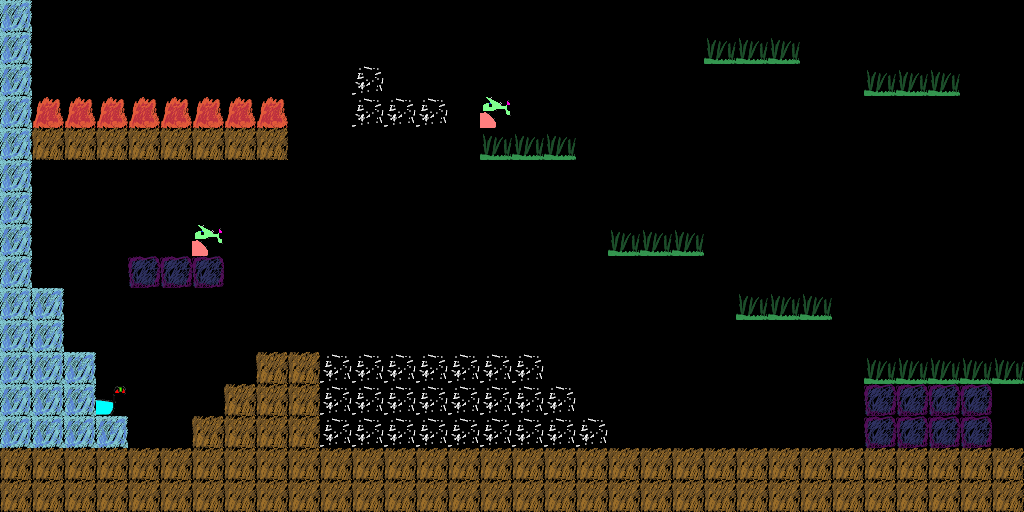

The image is a tile-based game level rendered from a .tmx file. Its description and complete source (layers, tilesets, objects, tile grids) follow:
An orthogonal 32x16 tile map with 32x32 px tiles, 2 tile layers (overlay, npcs), 3 hidden layers not drawn.

<map version="1.2" tiledversion="1.2.4" orientation="orthogonal" renderorder="right-down" width="32" height="16" tilewidth="32" tileheight="32" infinite="0" nextlayerid="12" nextobjectid="1">
 <tileset firstgid="1" source="../../tileset.tsx" />
 <layer id="7" name="collision" width="32" height="16" visible="0">
  <data encoding="csv">
1,0,0,0,0,0,0,0,0,0,0,0,0,0,0,0,0,0,0,0,0,0,0,0,0,0,0,0,0,0,0,0,
1,0,0,0,0,0,0,0,0,0,0,0,0,0,0,0,0,0,0,0,0,0,1,1,1,0,0,0,0,0,0,0,
1,0,0,0,0,0,0,0,0,0,0,1,0,0,0,0,0,0,0,0,0,0,0,0,0,0,0,1,1,1,0,0,
1,1,1,1,1,1,1,1,1,0,0,1,1,1,0,0,0,0,0,0,0,0,0,0,0,0,0,0,0,0,0,0,
1,1,1,1,1,1,1,1,1,0,0,0,0,0,0,1,1,1,0,0,0,0,0,0,0,0,0,0,0,0,0,0,
1,0,0,0,0,0,0,0,0,0,0,0,0,0,0,0,0,0,0,0,0,0,0,0,0,0,0,0,0,0,0,0,
1,0,0,0,0,0,0,0,0,0,0,0,0,0,0,0,0,0,0,0,0,0,0,0,0,0,0,0,0,0,0,0,
1,0,0,0,0,0,0,0,0,0,0,0,0,0,0,0,0,0,0,1,1,1,0,0,0,0,0,0,0,0,0,0,
1,0,0,0,1,1,1,0,0,0,0,0,0,0,0,0,0,0,0,0,0,0,0,0,0,0,0,0,0,0,0,0,
1,1,0,0,0,0,0,0,0,0,0,0,0,0,0,0,0,0,0,0,0,0,0,1,1,1,0,0,0,0,0,0,
1,1,0,0,0,0,0,0,0,0,0,0,0,0,0,0,0,0,0,0,0,0,0,0,0,0,0,0,0,0,0,0,
1,1,1,0,0,0,0,0,1,1,1,1,1,1,1,1,1,0,0,0,0,0,0,0,0,0,0,1,1,1,1,1,
1,1,1,0,0,0,0,1,1,1,1,1,1,1,1,1,1,1,0,0,0,0,0,0,0,0,0,0,0,0,0,0,
1,1,1,1,0,0,1,1,1,1,1,1,1,1,1,1,1,1,1,0,0,0,0,0,0,0,0,0,0,0,0,0,
1,1,1,1,1,1,1,1,1,1,1,1,1,1,1,1,1,1,1,1,1,1,1,1,1,1,1,1,1,1,1,1,
1,1,1,1,1,1,1,1,1,1,1,1,1,1,1,1,1,1,1,1,1,1,1,1,1,1,1,1,1,1,1,1
</data>
 </layer>
 <layer id="8" name="overlay" width="32" height="16">
  <data encoding="csv">
6,0,0,0,0,0,0,0,0,0,0,0,0,0,0,0,0,0,0,0,0,0,0,0,0,0,0,0,0,0,0,0,
6,0,0,0,0,0,0,0,0,0,0,0,0,0,0,0,0,0,0,0,0,0,5,5,5,0,0,0,0,0,0,0,
6,0,0,0,0,0,0,0,0,0,0,2,0,0,0,0,0,0,0,0,0,0,0,0,0,0,0,5,5,5,0,0,
6,7,7,7,7,7,7,7,7,0,0,2,2,2,0,0,0,0,0,0,0,0,0,0,0,0,0,0,0,0,0,0,
6,3,3,3,3,3,3,3,3,0,0,0,0,0,0,5,5,5,0,0,0,0,0,0,0,0,0,0,0,0,0,0,
6,0,0,0,0,0,0,0,0,0,0,0,0,0,0,0,0,0,0,0,0,0,0,0,0,0,0,0,0,0,0,0,
6,0,0,0,0,0,0,0,0,0,0,0,0,0,0,0,0,0,0,0,0,0,0,0,0,0,0,0,0,0,0,0,
6,0,0,0,0,0,0,0,0,0,0,0,0,0,0,0,0,0,0,5,5,5,0,0,0,0,0,0,0,0,0,0,
6,0,0,0,4,4,4,0,0,0,0,0,0,0,0,0,0,0,0,0,0,0,0,0,0,0,0,0,0,0,0,0,
6,6,0,0,0,0,0,0,0,0,0,0,0,0,0,0,0,0,0,0,0,0,0,5,5,5,0,0,0,0,0,0,
6,6,0,0,0,0,0,0,0,0,0,0,0,0,0,0,0,0,0,0,0,0,0,0,0,0,0,0,0,0,0,0,
6,6,6,0,0,0,0,0,3,3,2,2,2,2,2,2,2,0,0,0,0,0,0,0,0,0,0,5,5,5,5,5,
6,6,6,0,0,0,0,3,3,3,2,2,2,2,2,2,2,2,0,0,0,0,0,0,0,0,0,4,4,4,4,4,
6,6,6,6,0,0,3,3,3,3,2,2,2,2,2,2,2,2,2,0,0,0,0,0,0,0,0,4,4,4,4,4,
3,3,3,3,3,3,3,3,3,3,3,3,3,3,3,3,3,3,3,3,3,3,3,3,3,3,3,3,3,3,3,3,
3,3,3,3,3,3,3,3,3,3,3,3,3,3,3,3,3,3,3,3,3,3,3,3,3,3,3,3,3,3,3,3
</data>
 </layer>
 <layer id="9" name="npcs" width="32" height="16">
  <data encoding="csv">
0,0,0,0,0,0,0,0,0,0,0,0,0,0,0,0,0,0,0,0,0,0,0,0,0,0,0,0,0,0,0,0,
0,0,0,0,0,0,0,0,0,0,0,0,0,0,0,0,0,0,0,0,0,0,0,0,0,0,0,0,0,0,0,0,
0,0,0,0,0,0,0,0,0,0,0,0,0,0,0,0,0,0,0,0,0,0,0,0,0,0,0,0,0,0,0,0,
0,0,0,0,0,0,0,0,0,0,0,0,0,0,0,17,0,0,0,0,0,0,0,0,0,0,0,0,0,0,0,0,
0,0,0,0,0,0,0,0,0,0,0,0,0,0,0,0,0,0,0,0,0,0,0,0,0,0,0,0,0,0,0,0,
0,0,0,0,0,0,0,0,0,0,0,0,0,0,0,0,0,0,0,0,0,0,0,0,0,0,0,0,0,0,0,0,
0,0,0,0,0,0,0,0,0,0,0,0,0,0,0,0,0,0,0,0,0,0,0,0,0,0,0,0,0,0,0,0,
0,0,0,0,0,0,17,0,0,0,0,0,0,0,0,0,0,0,0,0,0,0,0,0,0,0,0,0,0,0,0,0,
0,0,0,0,0,0,0,0,0,0,0,0,0,0,0,0,0,0,0,0,0,0,0,0,0,0,0,0,0,0,0,0,
0,0,0,0,0,0,0,0,0,0,0,0,0,0,0,0,0,0,0,0,0,0,0,0,0,0,0,0,0,0,0,0,
0,0,0,0,0,0,0,0,0,0,0,0,0,0,0,0,0,0,0,0,0,0,0,0,0,0,0,0,0,0,0,0,
0,0,0,0,0,0,0,0,0,0,0,0,0,0,0,0,0,0,0,0,0,0,0,0,0,0,0,0,0,0,0,0,
0,0,0,8,0,0,0,0,0,0,0,0,0,0,0,0,0,0,0,0,0,0,0,0,0,0,0,0,0,0,0,9,
0,0,0,0,0,0,0,0,0,0,0,0,0,0,0,0,0,0,0,0,0,0,0,0,0,0,0,0,0,0,0,9,
0,0,0,0,0,0,0,0,0,0,0,0,0,0,0,0,0,0,0,0,0,0,0,0,0,0,0,0,0,0,0,0,
0,0,0,0,0,0,0,0,0,0,0,0,0,0,0,0,0,0,0,0,0,0,0,0,0,0,0,0,0,0,0,0
</data>
 </layer>
 <layer id="11" name="items" width="32" height="16" visible="0">
  <data encoding="csv">
0,0,0,0,0,0,0,0,0,0,0,0,0,0,0,0,0,0,0,0,0,0,0,0,0,0,0,0,0,0,0,0,
0,0,0,0,0,0,0,0,0,0,0,0,0,0,0,0,0,0,0,0,0,0,0,0,0,0,0,0,0,0,0,0,
0,0,0,0,0,0,0,0,0,0,0,0,0,0,0,0,0,0,0,0,0,0,0,0,0,0,0,0,0,0,0,0,
0,0,0,0,0,0,0,0,0,0,0,0,0,0,0,0,0,0,0,0,0,0,0,0,0,0,0,0,0,0,0,0,
0,0,0,0,0,0,0,0,0,0,0,0,0,0,0,0,0,0,0,0,0,0,0,0,0,0,0,0,0,0,0,0,
0,0,0,0,0,0,0,0,0,0,0,0,0,0,0,0,0,0,0,0,0,0,0,0,0,0,0,0,0,0,0,0,
0,0,0,0,0,0,0,0,0,0,0,0,0,0,0,0,0,0,0,0,0,0,0,0,0,0,0,0,0,0,0,0,
0,0,0,0,14,14,14,0,0,0,0,0,0,0,0,0,0,0,0,0,0,0,0,0,0,0,0,0,0,0,0,0,
0,0,0,0,0,0,0,0,0,0,0,0,0,0,0,0,0,0,0,0,0,0,0,0,0,0,0,0,0,0,0,0,
0,0,0,0,0,0,0,0,0,0,0,0,0,0,0,0,0,0,0,0,0,0,0,0,0,0,0,0,0,0,0,0,
0,0,0,0,0,0,0,0,0,0,0,0,0,0,0,0,0,0,0,0,0,0,0,0,0,0,0,15,15,15,0,0,
0,0,0,0,0,0,0,16,0,0,0,0,0,0,0,0,0,0,0,0,0,0,0,0,0,0,0,0,0,0,0,0,
0,0,0,0,0,0,0,0,0,0,0,0,0,0,0,0,0,0,0,0,0,0,0,0,0,0,0,0,0,0,0,0,
0,0,0,0,0,0,0,0,0,0,0,0,0,0,0,0,0,0,0,0,0,0,0,0,0,0,0,0,0,0,0,0,
0,0,0,0,0,0,0,0,0,0,0,0,0,0,0,0,0,0,0,0,0,0,0,0,0,0,0,0,0,0,0,0,
0,0,0,0,0,0,0,0,0,0,0,0,0,0,0,0,0,0,0,0,0,0,0,0,0,0,0,0,0,0,0,0
</data>
 </layer>
 <layer id="10" name="mobs" width="32" height="16" visible="0">
  <data encoding="csv">
0,0,0,0,0,0,0,0,0,0,0,0,0,0,0,0,0,0,0,0,0,0,0,0,0,0,0,0,0,0,0,0,
0,0,0,0,0,0,0,0,0,0,0,0,0,0,0,0,0,0,0,0,0,0,0,0,0,0,0,0,0,0,0,0,
0,0,0,0,0,0,0,0,0,0,0,0,0,0,0,0,0,0,0,0,0,0,0,0,0,0,0,0,0,0,0,0,
0,0,0,0,0,0,0,0,0,0,0,0,0,0,0,0,0,0,0,0,0,0,0,0,0,0,0,0,0,0,0,0,
0,0,0,0,0,0,0,0,0,0,0,0,0,0,0,0,0,0,0,0,0,0,0,0,0,0,0,0,0,0,0,0,
0,0,0,0,0,0,0,0,0,0,0,0,0,0,0,0,0,0,0,0,0,0,0,0,0,0,0,0,0,0,0,0,
0,0,0,0,0,0,0,0,18,18,18,19,19,19,21,21,21,0,0,0,0,0,0,0,0,0,0,0,0,0,0,0,
0,0,0,0,0,0,0,0,0,0,0,0,0,0,0,0,0,0,0,0,0,0,0,0,0,0,0,0,0,0,0,0,
0,0,0,0,0,0,0,0,0,0,0,0,0,0,0,0,0,0,0,0,0,0,0,0,0,0,0,0,0,0,0,0,
0,0,0,0,0,0,0,0,0,0,0,0,0,0,0,0,0,0,0,0,0,0,0,0,0,0,0,0,0,0,0,0,
0,0,0,0,0,0,0,0,0,0,0,0,0,0,0,0,0,0,0,0,0,0,0,0,0,0,0,0,0,0,0,0,
0,0,0,0,0,0,0,0,0,0,0,0,0,0,0,0,0,0,0,0,0,0,0,0,0,0,0,0,0,0,0,0,
0,0,0,0,0,0,0,0,0,0,0,0,0,0,0,0,0,0,0,0,0,0,0,0,0,0,0,0,0,0,0,0,
0,0,0,0,0,21,0,0,0,0,0,0,0,0,0,0,0,0,0,0,0,0,0,0,0,0,0,0,0,0,0,0,
0,0,0,0,0,0,0,0,0,0,0,0,0,0,0,0,0,0,0,0,0,0,0,0,0,0,0,0,0,0,0,0,
0,0,0,0,0,0,0,0,0,0,0,0,0,0,0,0,0,0,0,0,0,0,0,0,0,0,0,0,0,0,0,0
</data>
 </layer>
</map>
